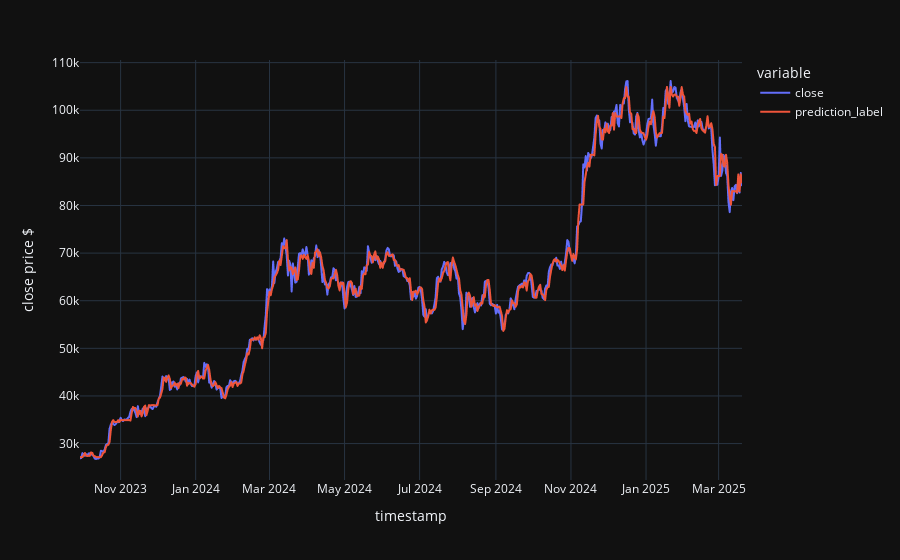

The notebook cell saved with this chart:
### Code cell
# Finalize Model and Make Predictions
final_xgb = xgb_exp.finalize_model(tuned_xgb)
# predictions = predict_model(final_xgb, data=btc_test)
y_pred_final = xgb_exp.predict_model(final_xgb)

fig = px.line(y_pred_final, y=['close', 'prediction_label'], template='plotly_dark', labels={"value" : "close price $"})

fig.show()
# pull()

### Figure 1 — Plotly figure (JSON) as saved in the notebook; plotly's stock layout.template omitted (floating-point values rounded to 4 significant figures; data arrays with more than 128 entries replaced by an {"elided": "..."} marker saying what was removed)
{"data": [{"hovertemplate": "variable=close<br>timestamp=%{x}<br>close price $=%{y}<extra></extra>", "legendgroup": "close", "line": {"color": "#636efa", "dash": "solid"}, "marker": {"symbol": "circle"}, "mode": "lines", "name": "close", "showlegend": true, "type": "scattergl", "x": {"elided": "539 str values"}, "xaxis": "x", "y": {"elided": "539 float values"}, "yaxis": "y"}, {"hovertemplate": "variable=prediction_label<br>timestamp=%{x}<br>close price $=%{y}<extra></extra>", "legendgroup": "prediction_label", "line": {"color": "#EF553B", "dash": "solid"}, "marker": {"symbol": "circle"}, "mode": "lines", "name": "prediction_label", "showlegend": true, "type": "scattergl", "x": {"elided": "539 str values"}, "xaxis": "x", "y": {"elided": "539 float values"}, "yaxis": "y"}], "layout": {"legend": {"title": {"text": "variable"}, "tracegroupgap": 0}, "margin": {"t": 60}, "xaxis": {"anchor": "y", "domain": [0, 1], "title": {"text": "timestamp"}}, "yaxis": {"anchor": "x", "domain": [0, 1], "title": {"text": "close price $"}}}}
